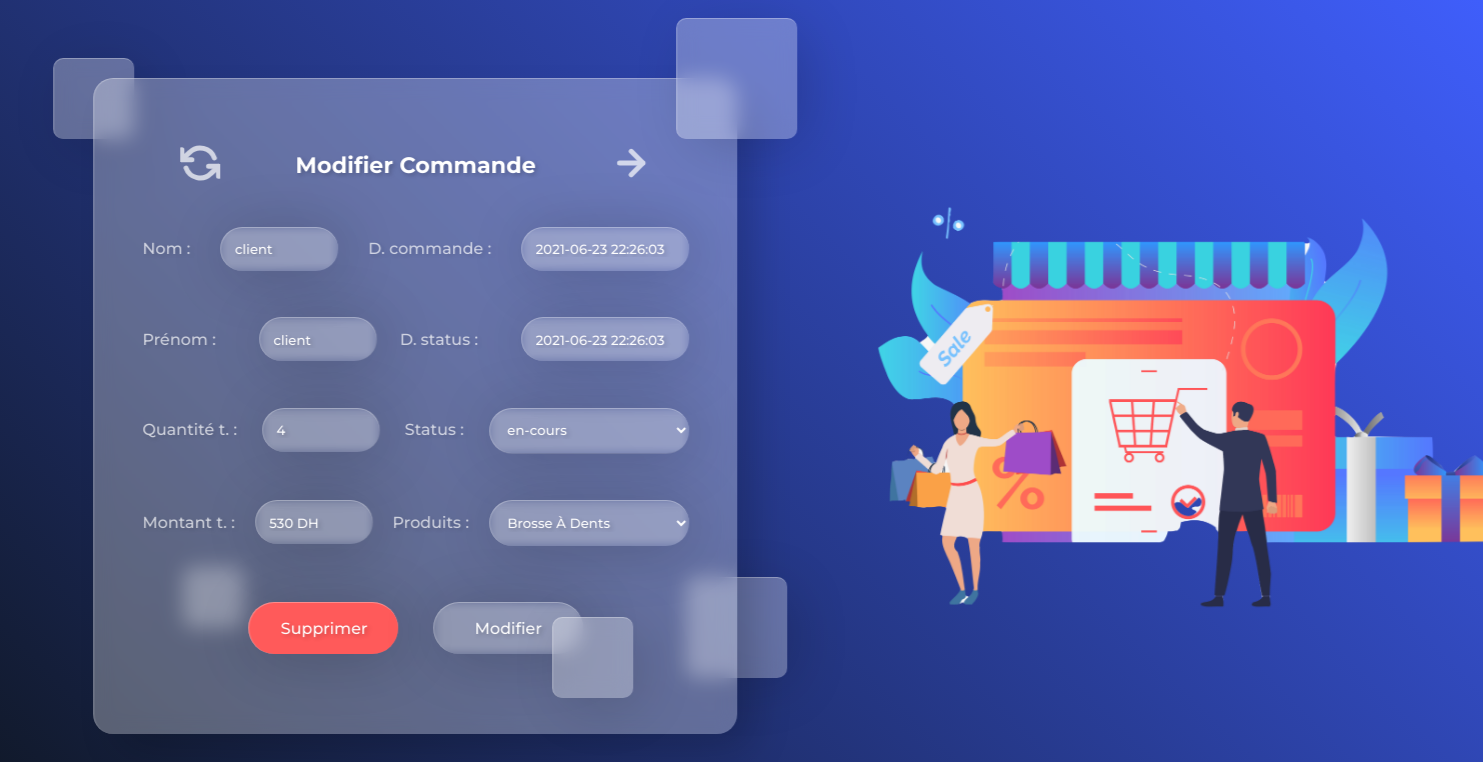
Page /Personne/gererCommandes.php?id-commande=6 on the committed database.
### tables this page shows
CREATE TABLE `utilisateurs` (
  `ID_UTILISATEUR` int(11) NOT NULL,
  `ID_PROFIL` int(11) NOT NULL,
  `NOM` varchar(30) DEFAULT NULL,
  `PRENOM` varchar(30) DEFAULT NULL,
  `TELEPHONE` varchar(30) DEFAULT NULL,
  `EMAIL` varchar(40) DEFAULT NULL,
  `MOT_DE_PASSE` varchar(255) DEFAULT NULL,
  `DATE_INSCRIPTION` timestamp NOT NULL DEFAULT current_timestamp()
);

CREATE TABLE `commandes` (
  `ID_COMMANDE` int(11) NOT NULL,
  `ID_UTILISATEUR` int(11) NOT NULL,
  `QUANTITE_TOTALE` int(11) DEFAULT NULL,
  `MONTANT_TOTAL` float DEFAULT NULL,
  `STATUT` varchar(30) DEFAULT NULL,
  `DATE_STATUT` timestamp NULL DEFAULT current_timestamp(),
  `DATE_COMMMANDE` timestamp NOT NULL DEFAULT current_timestamp()
);

### Personne/gererCommandes.php (the view, shortened to what this page needs)
<!DOCTYPE html>
<html lang="en">
<head>
  <link rel="stylesheet" href="../css/gererCommandes.css">
</head>
<body>
  <?php
            require_once "cbd.php";
            if(isset($_GET['id-commande'])){
            $id_commande = $_GET['id-commande'];
            }
            $SelectOrder = "SELECT * FROM commandes WHERE ID_COMMANDE = '$id_commande'";
            $orderInfos= mysqli_query($conn,$SelectOrder);
            $order = mysqli_fetch_array($orderInfos);
            $id_utilisateur = $order['ID_UTILISATEUR'];
            $SelectUser = "SELECT * FROM utilisateurs WHERE ID_UTILISATEUR = '$id_utilisateur'";
            $userInfos= mysqli_query($conn,$SelectUser);
            $user = mysqli_fetch_array($userInfos);
            $nom_profile = $_SESSION['profile'];
            if($nom_profile == "employe"){
                $location = "employe.php";
            }else{
                $location = "pharmacien.php";
            }
            ?>
  <div class="container">
    <form action="gererCommandes.php" method="post" enctype="multipart/form-data">
      <p class="title">
      <a href="gererCommandes.php">
      </a>
      <span>Modifier Commande</span>
      <a href="<?php echo $location; ?>">
      <svg xmlns="http://www.w3.org/2000/svg" viewBox="0 0 24 24" fill="none" stroke="currentColor" stroke-width="3" stroke-linecap="round" stroke-linejoin="round" class="feather feather-arrow-right"><line x1="5" y1="12" x2="19" y2="12"></line><polyline points="12 5 19 12 12 19"></polyline></svg>
      </a>
    </p>
        <div class="infos__spaceB">
        <span>Nom :</span>
        <input class="mini__input" type="text" name="nom" placeholder="Nom"
          value="<?php echo $user['NOM']; ?>" readonly>
          <span class="margin-left">D. commande :</span>
        <input class="priceInput" type="text" name="dateStatus" placeholder="Email"
          value="<?php echo $order['DATE_COMMMANDE']; ?>"readonly>
          </div>
        <div class="infos__spaceB">
        <span>Prénom :</span>
        <input class="mini__input" type="text" name="prenom" placeholder="Prénom"
          value="<?php echo $user['PRENOM']; ?>"readonly>
          <span>D. status :</span>
        <input class="priceInput" type="text" name="dateStatus" placeholder="Email"
          value="<?php echo $order['DATE_STATUT']; ?>"readonly>
          </div>
        <div class="infos__spaceB">
        <span >Quantité t. :</span>
        <input class="mini__input" type="text" name="qtt" placeholder="Quantité total"
          value="<?php echo $order['QUANTITE_TOTALE']; ?>"readonly>
          <span class="margin-left">Status :</span>
          <select name="status">
          <option value="<?php echo $order['STATUT'] ?>"><?php echo $order['STATUT'] ?></option>
        </select>
          </div>
        <div class="infos__spaceB">
        <span>Montant t. :</span>
        <input class="mini__input" type="text" name="montant" placeholder="Montant"
          value="<?php echo $order['MONTANT_TOTAL']; ?> DH" readonly>
          <span class="margin-left">Produits :</span>
          <select name="produits">
          <?php
            $SelectProducts = "SELECT * FROM concerner WHERE ID_COMMANDE = '$id_commande'";
            $ProductsInfos= mysqli_query($conn,$SelectProducts);
            while($products = mysqli_fetch_array($ProductsInfos)){
            $id_product = $products['ID_PRODUIT'];
            $SelectProduct = "SELECT * FROM produits WHERE ID_PRODUIT = '$id_product'";
            $ProductInfos= mysqli_query($conn,$SelectProduct);
            $product = mysqli_fetch_array($ProductInfos);
              ?>
          <option><?php echo $product['NOM']; ?></option>
            <?php
            }
            ?>
        </select>
          </div>
          <input type="submit" name="supprimer" class="delete" value="Supprimer">
          <input type="submit" name="modifier" value="Modifier"><br>
      <img src="../images/manageOrders.png" alt="Produit">
    </form>
    <div class="drops">
      <div class="drop drop-1"></div>
      <div class="drop drop-2"></div>
      <div class="drop drop-3"></div>
      <div class="drop drop-4"></div>
      <div class="drop drop-5"></div>
    </div>
  </div>
</body>
</html>

### css/gererCommandes.css (style rules this page uses)
body { background: linear-gradient(45deg, #101827, #3f5efb); font-family: "Montserrat", sans-serif; overflow: hidden; height: 100vh; }
.container { margin: 70px 0; position: absolute; transform: translate(-50%); display: flex; align-items: center; left: 28%; padding-bottom: 8vh; }
form { background: rgba(255, 255, 255, 0.3); border-radius: 20px; border-left: 1px solid rgba(255, 255, 255, 0.3); border-top: 1px solid rgba(255, 255, 255, 0.3); -webkit-backdrop-filter: blur(10px); backdrop-filter: blur(10px); box-shadow: 20px 20px 40px -6px rgba(0, 0, 0, 0.2); text-align: center; position: relative; transition: all 0.2s ease-in-out; padding: 3em; }
form .title span, form .input__title, form span { font-weight: 500; color: #fff; opacity: 0.7; font-size: 1.4rem; margin-top: 0; margin-bottom: 30px; text-shadow: 2px 2px 4px rgba(0, 0, 0, 0.2); }
form .title { color: #fff; display: flex; align-items: center; justify-content: space-around; margin-bottom: 40px; }
form .title span { margin: 0; font-size: 1.4rem; font-weight: bold; opacity: 1; display: flex; align-items: center; }
form .title a { text-decoration: none; color: white; cursor: pointer; }
form .title a svg { width: 40px; height: 40px; transform: scale(1); opacity: 0.7; transition: all 200ms ease-in-out; }
form input, form select, form textarea, form label { background: transparent; width: 450px; padding: 1em; margin-bottom: 2em; border: none; border-left: 1px solid rgba(255, 255, 255, 0.3); border-top: 1px solid rgba(255, 255, 255, 0.3); border-radius: 5000px; -webkit-backdrop-filter: blur(5px); backdrop-filter: blur(5px); box-shadow: 4px 4px 60px rgba(0, 0, 0, 0.2); color: #fff; font-family: Montserrat, sans-serif; font-weight: 500; transition: all 0.2s ease-in-out; text-shadow: 2px 2px 4px rgba(0, 0, 0, 0.2); }
form span { margin: 0; margin-right: 20px; color: white; font-size: 1rem; }
form .priceInput { width: 140px; }
form .mini__input { width: 90px; }
form select { width: 200px; }
.margin-left { margin-left: 20px; }
form input[type="submit"] { margin-top: 10px; width: 150px; font-size: 1rem; }
form input[type="submit"]:hover, form select { cursor: pointer; }
.delete { background-color: rgb(255, 90, 90); margin-right: 30px; }
img { position: absolute; top: 50%; left: 170%; width: 730px; transform: translate(-50%, -50%); }
::placeholder { font-family: Montserrat, sans-serif; font-weight: 400; color: #fff; text-shadow: 2px 2px 4px rgba(0, 0, 0, 0.4); }
.infos__spaceB { display: flex; justify-content: space-between; align-items: baseline; margin-bottom: 20px; }
.drop { background: rgba(255, 255, 255, 0.3); -webkit-backdrop-filter: blur(10px); backdrop-filter: blur(10px); border-radius: 10px; border-left: 1px solid rgba(255, 255, 255, 0.3); border-top: 1px solid rgba(255, 255, 255, 0.3); box-shadow: 10px 10px 60px -8px rgba(0, 0, 0, 0.2); position: absolute; transition: all 0.2s ease; }
.drop-1 { height: 80px; width: 80px; top: -20px; left: -40px; z-index: -1; }
.drop-2 { height: 80px; width: 80px; bottom: 100px; right: 104px; }
.drop-3 { height: 100px; width: 100px; bottom: 120px; right: -50px; z-index: -1; }
.drop-4 { height: 120px; width: 120px; top: -60px; right: -60px; }
.drop-5 { height: 60px; width: 60px; bottom: 170px; left: 90px; z-index: -1; }
a, input:focus, select:focus, textarea:focus, submit:focus { outline: none; }

### rows in the picture
utilisateurs: nom "client", prenom "client"
commandes: dateStatus "2021-06-23 22:26:03", qtt "4", status "en-cours", montant "530 DH"

### other values in the picture
form field produits "Brosse À Dents"
